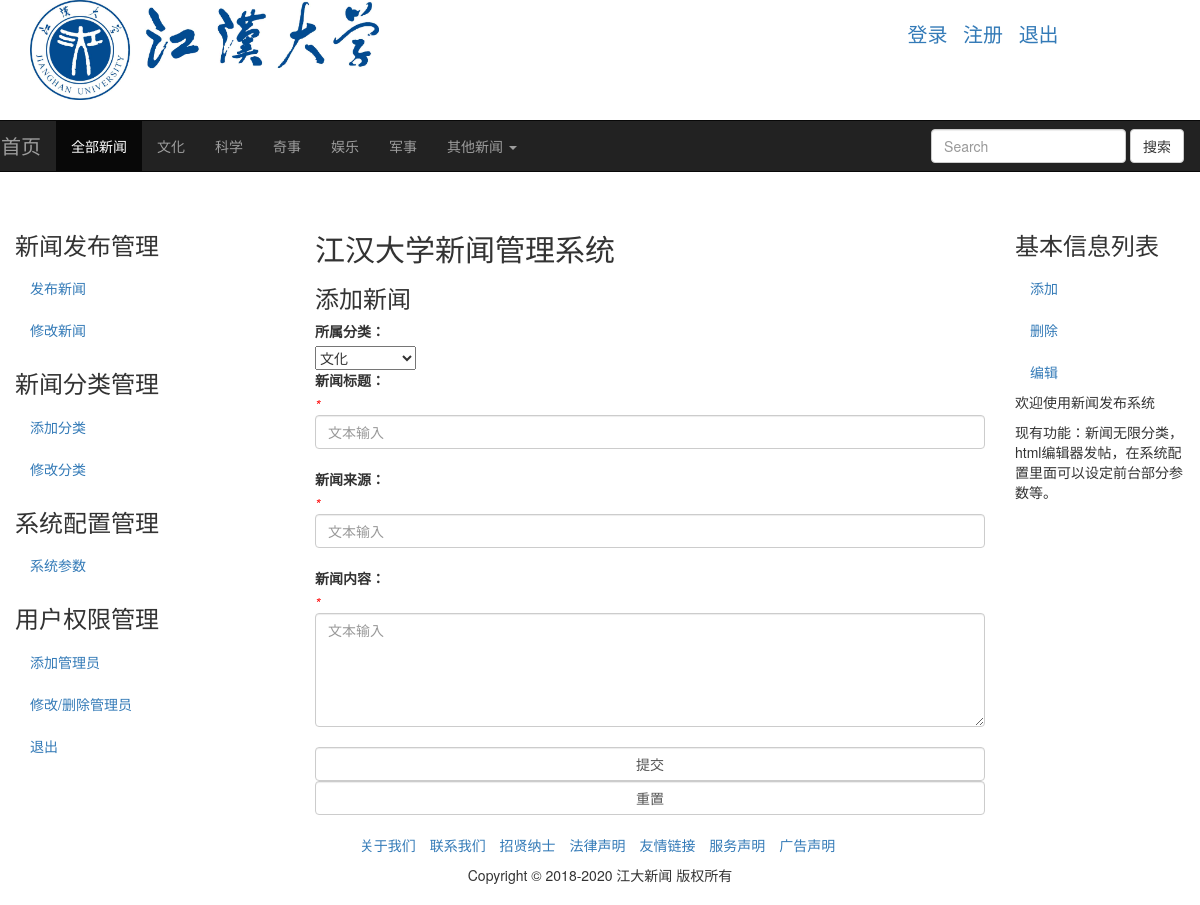
Page /addnews.php (signed in) on the committed database.
### tables this page shows
CREATE TABLE `class` (
  `id` tinyint(3) unsigned NOT NULL AUTO_INCREMENT COMMENT '//id',
  `class` varchar(20) NOT NULL COMMENT '//分类名',
  `typeid` tinyint(3) unsigned NOT NULL COMMENT '//分类级别id',
  `uptypeid` tinyint(3) unsigned NOT NULL COMMENT '//上级分类级别id',
  `px` tinyint(3) NOT NULL COMMENT '//分类名排序',
  PRIMARY KEY (`id`)
);

### addnews.php (the view, shortened to what this page needs)
<!DOCTYPE>
<html>
<head>
		<link href="css/bootstrap.min.css" rel="stylesheet">
</head>
<body>
<?php
require 'head.php';
?>
<div class="container-fluid" style="margin-top: 20px;">
	<div class="row">
	<?php require 'left2.php';?>
		<div class="col-sm-7">
			<h2>江汉大学新闻管理系统</h2>
			<div>
						<h3>添加新闻</h3>
						<form role="form" method="post" action="?action=add">
						<div class="form-group">
		<label for="name">所属分类：</label><br />
		<select name="uid">
<?php
$_result=mysql_query("select id,class from class where typeid=1");
while(!!$_rows=mysql_fetch_array($_result,MYSQL_ASSOC)){?>
	<option value="<?php echo $_rows['id']?>"><?php echo $_rows['class']?></option>
<?php
}
?>
</select><br />
		<label for="name">新闻标题：</label><br />
		<em style="color: red;">*</em><input type="text" class="form-control" name="title" placeholder="文本输入"><br />
		<label for="name">新闻来源：</label><br />
		<em style="color: red;">*</em><input type="text" class="form-control" name="birth" placeholder="文本输入"><br />
		<label for="name">新闻内容：</label><br />
		<em style="color: red;">*</em><textarea class="form-control" name="content" rows="5" placeholder="文本输入"></textarea><br />
		<input class="form-control" type="submit" value="提交"/>
		<input class="form-control" type="reset" value="重置" />
	</div>
</form>
</div>
		</div>
	<?php require 'right2.php';?>
	</div>
</div>
<?php
require 'foot.php';
?>
</body>
</html>

### head.php (shortened to what this page needs)
<div class="container-fluid">
			<div class="col-md-4">
				<img src="img/whxy_badge.png" height="100"/>
			</div>
			<div class="col-md-3" style="padding-top:20px;font-size: 20px;">
				<ol class="list-inline">
					<li><a href="login.php">登录</a></li>
					<li><a href="register.php">注册</a></li>
					<li><a href="exit.php?action=exit">退出</a></li>
				</ol>
			</div>
		</div>
		<div class="row" style="margin-top: 20px;">
			<nav class="navbar navbar-inverse">
			  <div class="container-fluid">
			    <div class="navbar-header" >
			      <a class="navbar-brand" href="index.php" style="font-size: 20px;">首页</a>
			    </div>
			    <div class="collapse navbar-collapse" id="bs-example-navbar-collapse-1">
			      <ul class="nav navbar-nav">
			        <li class="active"><a href="sqlgunallnews.php">全部新闻<span class="sr-only">(current)</span></a></li>
			        <?php
$_result=mysql_query("select id,class from class where typeid='1'");
while (!!$_rows=mysql_fetch_array($_result)) {?>
<li><a href="sqlgunclass.php?id=<?php echo $_rows['id']?>"><?php echo $_rows['class']?></a></li>
<?php
}
?>
			        <li class="dropdown">
			          <a href="#" class="dropdown-toggle" data-toggle="dropdown" role="button" aria-haspopup="true" aria-expanded="false">其他新闻 <span class="caret"></span></a>
			        </li>
			      </ul>
			      <form method="post" action="sqlgunsearch.php" class="navbar-form navbar-right">
			        <div class="form-group">
			          <input name="key" type="text" class="form-control" placeholder="Search">
			        </div>
			        <button type="submit" class="btn btn-default">搜索</button>
			      </form>
			    </div>
			  </div>
			</nav>
		</div>

### rows in the picture
class: class "文化"
class: class "科学"
class: class "奇事"
class: class "娱乐"
class: class "军事"

### other values in the picture
form field uid "文化"
